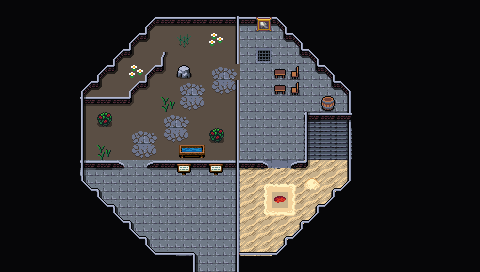

Tiled map render using the project's own tile images. Description and the map definition, with tile-layer contents summarised, below:
An orthogonal 30x17 tile map with 16x16 px tiles, 5 tile layers (Collision, Background, Walls, Ornamental Walls, ...), 5 tilesets and 16 objects (dialog).

<map version="1.10" tiledversion="1.10.1" orientation="orthogonal" renderorder="right-down" width="30" height="17" tilewidth="16" tileheight="16" infinite="0" nextlayerid="10" nextobjectid="104">
 <editorsettings>
  <export target="wastetown..tmx" format="tmx" />
 </editorsettings>
 <tileset firstgid="1" source="../../../../common/maps/tileset/main.tsx" />
 <tileset firstgid="10113" source="../../../../common/maps/tileset/buildings.tsx" />
 <tileset firstgid="11905" source="../../../../common/maps/tileset/FarmFood.tsx" />
 <tileset firstgid="16001" source="../../../../common/maps/tileset/dungeon.tsx" />
 <tileset firstgid="20481" source="../../../../common/maps/tileset/main-nocollide.tsx" />
 <layer id="9" name="Collision" width="30" height="17">
  <data>[510 cells, 6 non-empty, 1 distinct tile ids]</data>
 </layer>
 <layer id="1" name="Background" width="30" height="17">
  <data>[510 cells, 510 non-empty, 15 distinct tile ids]</data>
 </layer>
 <layer id="2" name="Walls" width="30" height="17">
  <data>[510 cells, 376 non-empty, 21 distinct tile ids]</data>
 </layer>
 <layer id="7" name="Ornamental Walls" width="30" height="17">
  <data>[510 cells, 83 non-empty, 19 distinct tile ids]</data>
 </layer>
 <layer id="3" name="Clutter" width="30" height="17">
  <properties>
   <property name="spriteLayer" type="bool" value="true" />
  </properties>
  <data>[510 cells, 50 non-empty, 30 distinct tile ids]</data>
 </layer>
 <objectgroup id="4" name="Objects">
  <object id="38" template="../../../../common/maps/obj/entry_up.tx" x="192" y="270.665" width="48" height="16">
   <properties>
    <property name="direction" value="up" />
    <property name="teleport" value="../RioEdited/maps/map/aerie/aerie_0.tmx" />
    <property name="teleportObjectId" value="90" />
   </properties>
  </object>
  <object id="50" template="../../../../common/maps/obj/enemy.tx" x="268.333" y="135.342">
   <properties>
    <property name="enemy" value="Aerie Guard" />
    <property name="threatRange" type="int" value="30" />
    <property name="waypoints" value="94,93,102,103,92,91,90,91,92,103,102" />
   </properties>
  </object>
  <object id="83" template="../../../../common/maps/obj/door_up.tx" x="309.411" y="157.773" width="37.0004" height="36.4089">
   <properties>
    <property name="direction" value="down" />
    <property name="teleport" value="../RioEdited/maps/map/aerie/aerie_2.tmx" />
    <property name="teleportObjectId" value="90" />
   </properties>
  </object>
  <object id="90" template="../../../../common/maps/obj/waypoint.tx" x="119.777" y="199.342" />
  <object id="91" template="../../../../common/maps/obj/waypoint.tx" x="129.834" y="149.06" />
  <object id="92" template="../../../../common/maps/obj/waypoint.tx" x="214.427" y="78.368" />
  <object id="93" template="../../../../common/maps/obj/waypoint.tx" x="269.739" y="115.933" />
  <object id="94" template="../../../../common/maps/obj/waypoint.tx" x="271.513" y="189.285" />
  <object id="96" template="../../obj/treasure.tx" x="106.171" y="94.9317">
   <properties>
    <property name="reward">[{"type":"card","probability":1,"count":1,"addMaxCount":5,"colors":["White","Blue","Green"],"rarity":["Uncommon","Rare"],"subTypes":["Bird"],"cardTypes":["Creature"]}]</property>
   </properties>
  </object>
  <object id="97" template="../../../../common/maps/obj/enemy.tx" x="175.68" y="77.4806">
   <properties>
    <property name="enemy" value="Raven" />
    <property name="threatRange" type="int" value="30" />
    <property name="waypoints" value="91,92" />
   </properties>
  </object>
  <object id="98" template="../../../../common/maps/obj/enemy.tx" x="271.513" y="204.666">
   <properties>
    <property name="enemy" value="Vulture" />
    <property name="threatRange" type="int" value="30" />
   </properties>
  </object>
  <object id="99" template="../../../../common/maps/obj/gold.tx" x="244.893" y="46.7194" />
  <object id="100" template="../../../../common/maps/obj/dialog.tx" type="dialog" gid="11530" x="207.92" y="174.793" width="16" height="16" visible="1">
   <properties>
    <property name="dialog">[
  {
    "text":"The inscription reads: Unauthorized visitors be warned, dangerous birds ahead.",
    "loctext": "adv.aerie_aerie_1.99.d.n0.text",
    "options":[
      { "name":"Leave", "locname": "adv.shared.leave" }
]
}
]</property>
   </properties>
  </object>
  <object id="101" template="../../../../common/maps/obj/manashards.tx" x="241.639" y="187.807" />
  <object id="102" template="../../../../common/maps/obj/waypoint.tx" x="244.597" y="112.974" />
  <object id="103" template="../../../../common/maps/obj/waypoint.tx" x="244.301" y="81.03" />
 </objectgroup>
</map>
